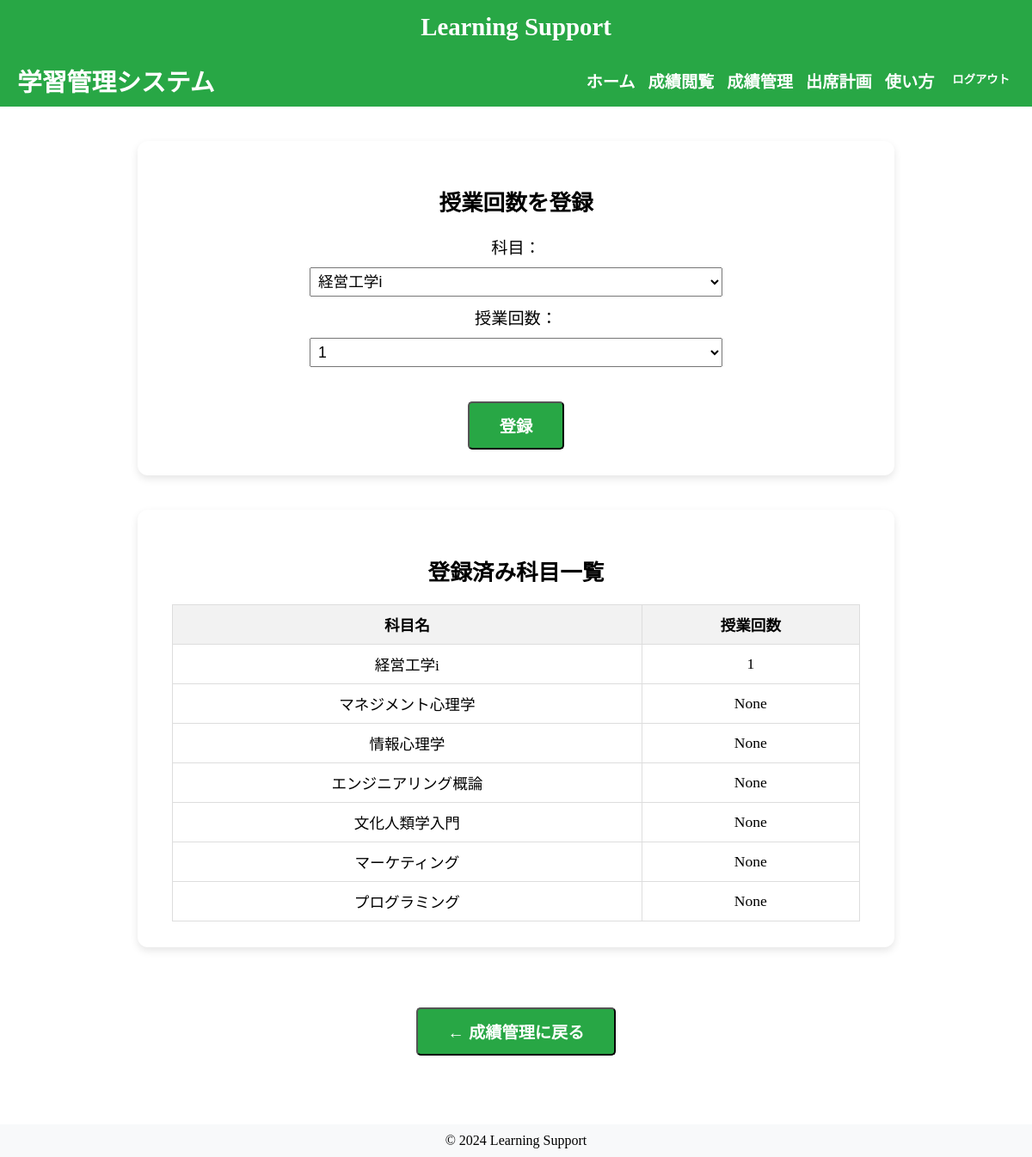
Page /core/register/class_count/ (signed in) on the earlier database version.
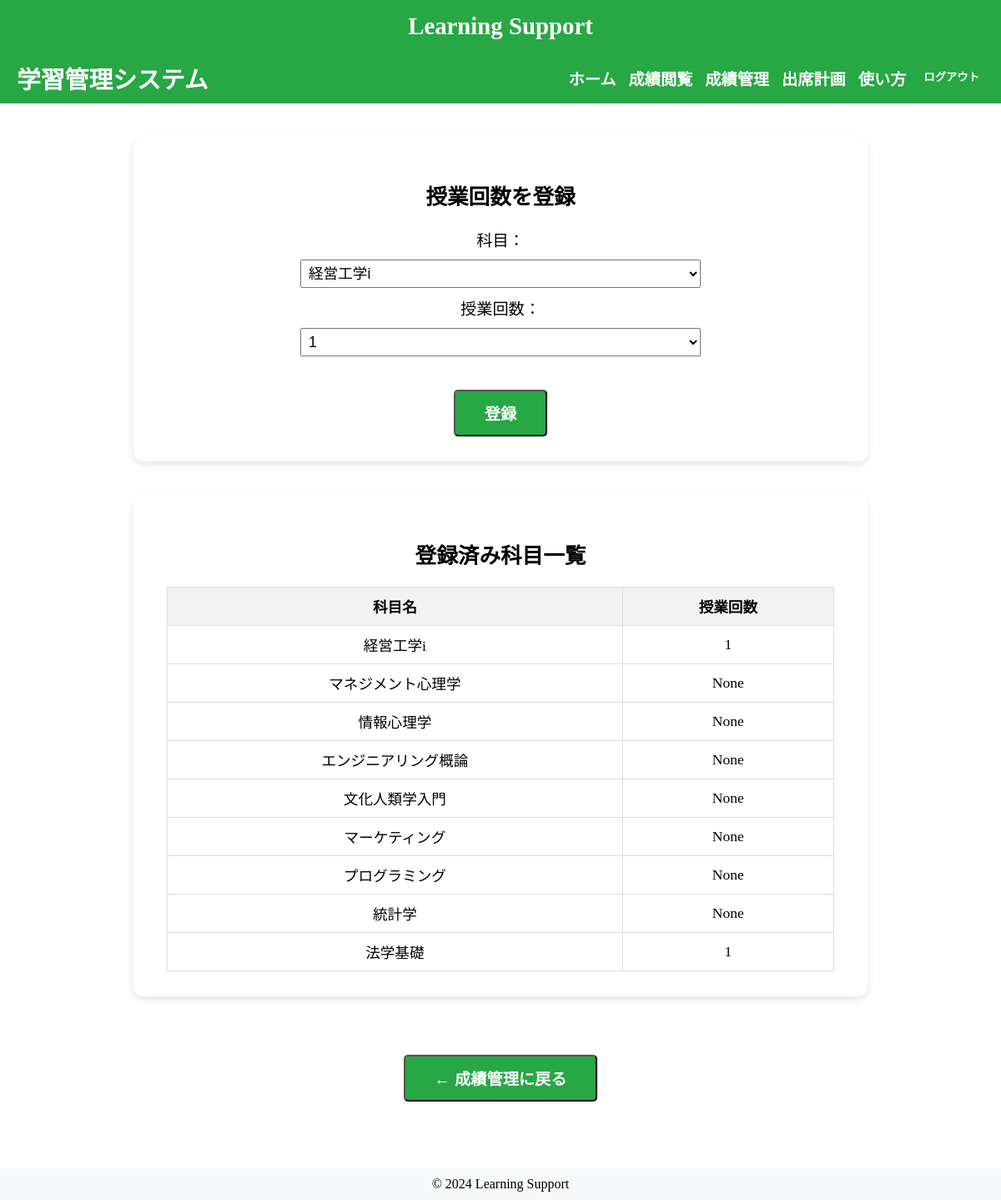
Same page on the later database version.
### core/models.py (models this page shows, shortened)
class Subject(models.Model):
    SUBJECT_CLASS_CHOICES = [
        ('必修', '必修'),
        ('教養', '教養'),
        ('専門', '専門'),
    ]
    DAY_CHOICES = [
        ('月', '月曜日'),
        ('火', '火曜日'),
        ('水', '水曜日'),
        ('木', '木曜日'),
        ('金', '金曜日'),
    ]
    subject_id = models.AutoField(primary_key=True)
    student = models.ForeignKey(Student, on_delete=models.CASCADE)
    subject_name = models.CharField(max_length=50)
    subject_class = models.CharField(max_length=10, choices=SUBJECT_CLASS_CHOICES)
    subject_score = models.IntegerField(null=True, blank=True)
    attend_days = models.IntegerField(default=0)
    lesson_count = models.IntegerField(null=True, blank=True)
    day_of_week = models.CharField(max_length=2, choices=DAY_CHOICES, default='月')
    date = models.CharField(max_length=10, default="月曜日")
    table = models.CharField(max_length=10, default="1限目")
    class Meta:
        constraints = [
            models.UniqueConstraint(
                fields=['student', 'subject_name'],
                name='unique_student_subject'
            )
        ]

### core/views.py (the view, shortened to what this page needs)
# urls.py: path('register/class_count/', views.class_count_register, name='class_count_register'), #授業回数登録
@login_required
def class_count_register(request):
    student = Student.objects.get(user=request.user)
    subjects = Subject.objects.filter(student=student)
    lesson_range = range(1, 16)  # 1～15
    return render(request, "core/class_count_register.html", {
        "subjects": subjects,
        "lesson_range": lesson_range,
    })

### core/templates/core/class_count_register.html (shortened to what the changed rows need)
{% extends 'base.html' %}
{% block content %}
<header style="display: flex; justify-content: space-between; align-items: center; padding: 10px 20px; background-color: #28a745; color: white; font-size:1.2rem;">
    <h1 style="margin: 0; font-size: 1.8rem;">学習管理システム</h1>
</header>
<div style="padding:40px;display:flex;flex-direction:column;align-items:center;font-size:1.1rem;">
    <div style="background:white;padding:30px 40px;border-radius:12px;box-shadow:0 4px 10px rgba(0,0,0,0.1);width:90%;max-width:800px;text-align:center;">
        <h2 style="font-size:1.6rem;">授業回数を登録</h2>
    </div>
    <div style="background:white;margin-top:40px;padding:30px 40px;border-radius:12px;box-shadow:0 4px 10px rgba(0,0,0,0.1);width:90%;max-width:800px;text-align:center;">
        <h2 style="font-size:1.6rem;">登録済み科目一覧</h2>
        <table style="width:100%;border-collapse:collapse;margin-top:15px;text-align:center;font-size:1.1rem;">
            <thead style="background-color:#f2f2f2;">
                <tr>
                    <th style="padding:10px;border:1px solid #ddd;">科目名</th>
                    <th style="padding:10px;border:1px solid #ddd;">授業回数</th>
                </tr>
            </thead>
            <tbody>
                {% for subject in subjects %}
                    <tr>
                        <td style="border:1px solid #ddd;padding:10px;">{{ subject.subject_name }}</td>
                        <td style="border:1px solid #ddd;padding:10px;">{{ subject.lesson_count }}</td>
                    </tr>
                {% empty %}
                    <tr><td colspan="2" style="padding:10px;">登録されていません。</td></tr>
                {% endfor %}
            </tbody>
        </table>
    </div>
</div>
{% endblock %}

Differences in the rows shown:
added Subject: subject_name "統計学", lesson_count "None"
added Subject: subject_name "法学基礎", lesson_count "1"
